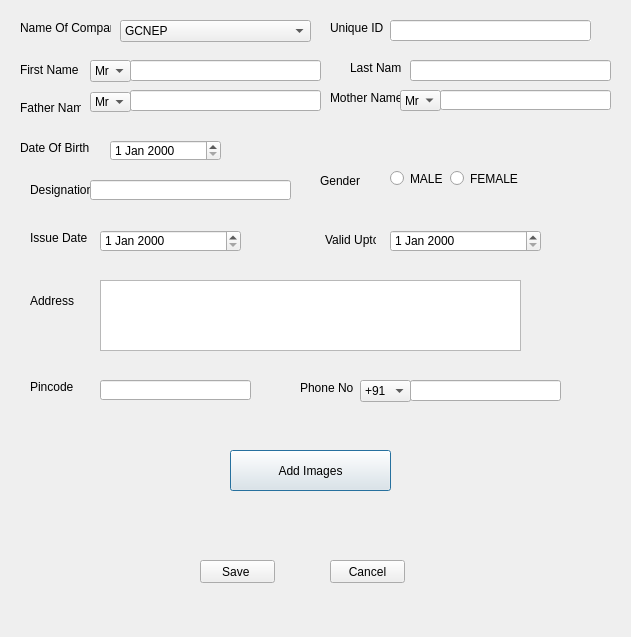
<?xml version="1.0" encoding="UTF-8"?>
<ui version="4.0">
 <class>Dialog</class>
 <widget class="QDialog" name="Dialog">
  <property name="geometry">
   <rect>
    <x>0</x>
    <y>0</y>
    <width>631</width>
    <height>637</height>
   </rect>
  </property>
  <property name="windowTitle">
   <string>Dialog</string>
  </property>
  <property name="autoFillBackground">
   <bool>true</bool>
  </property>
  <widget class="QLabel" name="label">
   <property name="geometry">
    <rect>
     <x>20</x>
     <y>20</y>
     <width>91</width>
     <height>16</height>
    </rect>
   </property>
   <property name="text">
    <string>Name Of Company</string>
   </property>
  </widget>
  <widget class="QComboBox" name="comboBox">
   <property name="geometry">
    <rect>
     <x>120</x>
     <y>20</y>
     <width>191</width>
     <height>22</height>
    </rect>
   </property>
   <item>
    <property name="text">
     <string>GCNEP</string>
    </property>
   </item>
   <item>
    <property name="text">
     <string>BARC</string>
    </property>
   </item>
   <item>
    <property name="text">
     <string>XYZ</string>
    </property>
   </item>
   <item>
    <property name="text">
     <string>PQR</string>
    </property>
   </item>
   <item>
    <property name="text">
     <string>ABC</string>
    </property>
   </item>
  </widget>
  <widget class="QLabel" name="label_2">
   <property name="geometry">
    <rect>
     <x>330</x>
     <y>20</y>
     <width>61</width>
     <height>16</height>
    </rect>
   </property>
   <property name="text">
    <string>Unique ID</string>
   </property>
  </widget>
  <widget class="QLineEdit" name="lineEdit">
   <property name="enabled">
    <bool>true</bool>
   </property>
   <property name="geometry">
    <rect>
     <x>390</x>
     <y>20</y>
     <width>201</width>
     <height>21</height>
    </rect>
   </property>
   <property name="autoFillBackground">
    <bool>true</bool>
   </property>
   <property name="readOnly">
    <bool>true</bool>
   </property>
  </widget>
  <widget class="QLabel" name="label_3">
   <property name="geometry">
    <rect>
     <x>20</x>
     <y>60</y>
     <width>61</width>
     <height>20</height>
    </rect>
   </property>
   <property name="text">
    <string>First Name</string>
   </property>
  </widget>
  <widget class="QLineEdit" name="lineEdit_2">
   <property name="geometry">
    <rect>
     <x>130</x>
     <y>60</y>
     <width>191</width>
     <height>21</height>
    </rect>
   </property>
  </widget>
  <widget class="QComboBox" name="comboBox_2">
   <property name="geometry">
    <rect>
     <x>90</x>
     <y>60</y>
     <width>41</width>
     <height>22</height>
    </rect>
   </property>
   <item>
    <property name="text">
     <string>Mr.</string>
    </property>
   </item>
   <item>
    <property name="text">
     <string>Mrs.</string>
    </property>
   </item>
   <item>
    <property name="text">
     <string>Ms.</string>
    </property>
   </item>
   <item>
    <property name="text">
     <string>Dr.</string>
    </property>
   </item>
  </widget>
  <widget class="QLabel" name="label_4">
   <property name="geometry">
    <rect>
     <x>350</x>
     <y>60</y>
     <width>51</width>
     <height>16</height>
    </rect>
   </property>
   <property name="text">
    <string>Last Name</string>
   </property>
  </widget>
  <widget class="QLineEdit" name="lineEdit_3">
   <property name="geometry">
    <rect>
     <x>410</x>
     <y>60</y>
     <width>201</width>
     <height>21</height>
    </rect>
   </property>
  </widget>
  <widget class="QLabel" name="label_5">
   <property name="geometry">
    <rect>
     <x>20</x>
     <y>140</y>
     <width>71</width>
     <height>16</height>
    </rect>
   </property>
   <property name="text">
    <string>Date Of Birth</string>
   </property>
  </widget>
  <widget class="QDateEdit" name="DateofBirth">
   <property name="geometry">
    <rect>
     <x>110</x>
     <y>140</y>
     <width>111</width>
     <height>21</height>
    </rect>
   </property>
  </widget>
  <widget class="QLabel" name="label_6">
   <property name="geometry">
    <rect>
     <x>320</x>
     <y>170</y>
     <width>51</width>
     <height>21</height>
    </rect>
   </property>
   <property name="text">
    <string>Gender</string>
   </property>
  </widget>
  <widget class="QRadioButton" name="radioButton">
   <property name="geometry">
    <rect>
     <x>390</x>
     <y>170</y>
     <width>82</width>
     <height>17</height>
    </rect>
   </property>
   <property name="text">
    <string>MALE </string>
   </property>
  </widget>
  <widget class="QRadioButton" name="radioButton_2">
   <property name="geometry">
    <rect>
     <x>450</x>
     <y>170</y>
     <width>82</width>
     <height>17</height>
    </rect>
   </property>
   <property name="text">
    <string>FEMALE</string>
   </property>
  </widget>
  <widget class="QLabel" name="label_7">
   <property name="geometry">
    <rect>
     <x>30</x>
     <y>180</y>
     <width>61</width>
     <height>20</height>
    </rect>
   </property>
   <property name="text">
    <string>Designation</string>
   </property>
  </widget>
  <widget class="QLabel" name="label_8">
   <property name="geometry">
    <rect>
     <x>20</x>
     <y>100</y>
     <width>61</width>
     <height>16</height>
    </rect>
   </property>
   <property name="text">
    <string>Father Name</string>
   </property>
  </widget>
  <widget class="QComboBox" name="comboBox_4">
   <property name="geometry">
    <rect>
     <x>90</x>
     <y>92</y>
     <width>41</width>
     <height>20</height>
    </rect>
   </property>
   <item>
    <property name="text">
     <string>Mr.</string>
    </property>
   </item>
   <item>
    <property name="text">
     <string>Dr.</string>
    </property>
   </item>
  </widget>
  <widget class="QLineEdit" name="lineEdit_4">
   <property name="geometry">
    <rect>
     <x>130</x>
     <y>90</y>
     <width>191</width>
     <height>21</height>
    </rect>
   </property>
  </widget>
  <widget class="QLabel" name="label_9">
   <property name="geometry">
    <rect>
     <x>330</x>
     <y>90</y>
     <width>71</width>
     <height>16</height>
    </rect>
   </property>
   <property name="text">
    <string>Mother Name</string>
   </property>
  </widget>
  <widget class="QComboBox" name="comboBox_5">
   <property name="geometry">
    <rect>
     <x>400</x>
     <y>90</y>
     <width>41</width>
     <height>21</height>
    </rect>
   </property>
   <item>
    <property name="text">
     <string>Mrs.</string>
    </property>
   </item>
   <item>
    <property name="text">
     <string>Dr.</string>
    </property>
   </item>
  </widget>
  <widget class="QLineEdit" name="lineEdit_5">
   <property name="geometry">
    <rect>
     <x>440</x>
     <y>90</y>
     <width>171</width>
     <height>20</height>
    </rect>
   </property>
  </widget>
  <widget class="QLabel" name="label_10">
   <property name="geometry">
    <rect>
     <x>30</x>
     <y>230</y>
     <width>61</width>
     <height>16</height>
    </rect>
   </property>
   <property name="text">
    <string>Issue Date</string>
   </property>
  </widget>
  <widget class="QDateEdit" name="dateEdit">
   <property name="geometry">
    <rect>
     <x>100</x>
     <y>230</y>
     <width>141</width>
     <height>22</height>
    </rect>
   </property>
  </widget>
  <widget class="QLabel" name="label_11">
   <property name="geometry">
    <rect>
     <x>325</x>
     <y>230</y>
     <width>51</width>
     <height>20</height>
    </rect>
   </property>
   <property name="text">
    <string>Valid Upto</string>
   </property>
  </widget>
  <widget class="QDateEdit" name="dateEdit_2">
   <property name="geometry">
    <rect>
     <x>390</x>
     <y>230</y>
     <width>151</width>
     <height>22</height>
    </rect>
   </property>
  </widget>
  <widget class="QLabel" name="label_12">
   <property name="geometry">
    <rect>
     <x>30</x>
     <y>290</y>
     <width>61</width>
     <height>21</height>
    </rect>
   </property>
   <property name="text">
    <string>Address</string>
   </property>
  </widget>
  <widget class="QTextEdit" name="textEdit">
   <property name="geometry">
    <rect>
     <x>100</x>
     <y>280</y>
     <width>421</width>
     <height>71</height>
    </rect>
   </property>
   <property name="html">
    <string>&lt;!DOCTYPE HTML PUBLIC &quot;-//W3C//DTD HTML 4.0//EN&quot; &quot;http://www.w3.org/TR/REC-html40/strict.dtd&quot;&gt;
&lt;html&gt;&lt;head&gt;&lt;meta name=&quot;qrichtext&quot; content=&quot;1&quot; /&gt;&lt;style type=&quot;text/css&quot;&gt;
p, li { white-space: pre-wrap; }
&lt;/style&gt;&lt;/head&gt;&lt;body style=&quot; font-family:'MS Shell Dlg 2'; font-size:8.25pt; font-weight:400; font-style:normal;&quot;&gt;
&lt;p style=&quot;-qt-paragraph-type:empty; margin-top:0px; margin-bottom:0px; margin-left:0px; margin-right:0px; -qt-block-indent:0; text-indent:0px; font-size:8pt;&quot;&gt;&lt;br /&gt;&lt;/p&gt;&lt;/body&gt;&lt;/html&gt;</string>
   </property>
  </widget>
  <widget class="QLabel" name="label_13">
   <property name="geometry">
    <rect>
     <x>30</x>
     <y>380</y>
     <width>46</width>
     <height>13</height>
    </rect>
   </property>
   <property name="text">
    <string>Pincode</string>
   </property>
  </widget>
  <widget class="QLineEdit" name="lineEdit_6">
   <property name="geometry">
    <rect>
     <x>100</x>
     <y>380</y>
     <width>151</width>
     <height>20</height>
    </rect>
   </property>
  </widget>
  <widget class="QLabel" name="label_14">
   <property name="geometry">
    <rect>
     <x>300</x>
     <y>380</y>
     <width>61</width>
     <height>16</height>
    </rect>
   </property>
   <property name="text">
    <string>Phone No</string>
   </property>
  </widget>
  <widget class="QComboBox" name="comboBox_6">
   <property name="geometry">
    <rect>
     <x>360</x>
     <y>380</y>
     <width>51</width>
     <height>22</height>
    </rect>
   </property>
   <item>
    <property name="text">
     <string>+91</string>
    </property>
   </item>
  </widget>
  <widget class="QLineEdit" name="lineEdit_7">
   <property name="geometry">
    <rect>
     <x>90</x>
     <y>180</y>
     <width>201</width>
     <height>20</height>
    </rect>
   </property>
  </widget>
  <widget class="QLineEdit" name="lineEdit_8">
   <property name="geometry">
    <rect>
     <x>410</x>
     <y>380</y>
     <width>151</width>
     <height>21</height>
    </rect>
   </property>
  </widget>
  <widget class="QPushButton" name="pushButton">
   <property name="geometry">
    <rect>
     <x>230</x>
     <y>450</y>
     <width>161</width>
     <height>41</height>
    </rect>
   </property>
   <property name="text">
    <string>Add Images</string>
   </property>
  </widget>
  <widget class="QPushButton" name="pushButton_2">
   <property name="geometry">
    <rect>
     <x>200</x>
     <y>560</y>
     <width>75</width>
     <height>23</height>
    </rect>
   </property>
   <property name="text">
    <string>Save </string>
   </property>
  </widget>
  <widget class="QPushButton" name="pushButton_3">
   <property name="geometry">
    <rect>
     <x>330</x>
     <y>560</y>
     <width>75</width>
     <height>23</height>
    </rect>
   </property>
   <property name="text">
    <string>Cancel</string>
   </property>
  </widget>
 </widget>
 <resources/>
 <connections/>
</ui>
